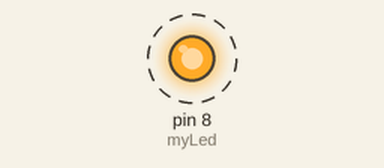
Recording of a sketch running on a simulated Arduino Uno, built with avr-gcc and run on an emulated ATmega328P. On the bench: output pins drawn as LEDs (lit = HIGH). Dashed ring = blinking.

Above: at 0.5 s.
Timing chart, 0 to 3.0 s (numbered marks = the images above):
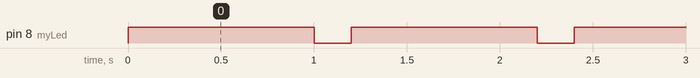

The sketch:

led-on-off.ino
```cpp
#define myLed 8
#define on 1000
#define off 200


void setup() {
  // put your setup code here, to run once:
  pinMode(myLed, OUTPUT);


}

void loop() {
  // put your main code here, to run repeatedly:
digitalWrite(myLed,HIGH);
delay(on);
digitalWrite(myLed, LOW);
delay(off);
}
```

Measured:
- by itself, pin 8 (myLed): alternates HIGH for 1.0 s and LOW for 0.20 s
